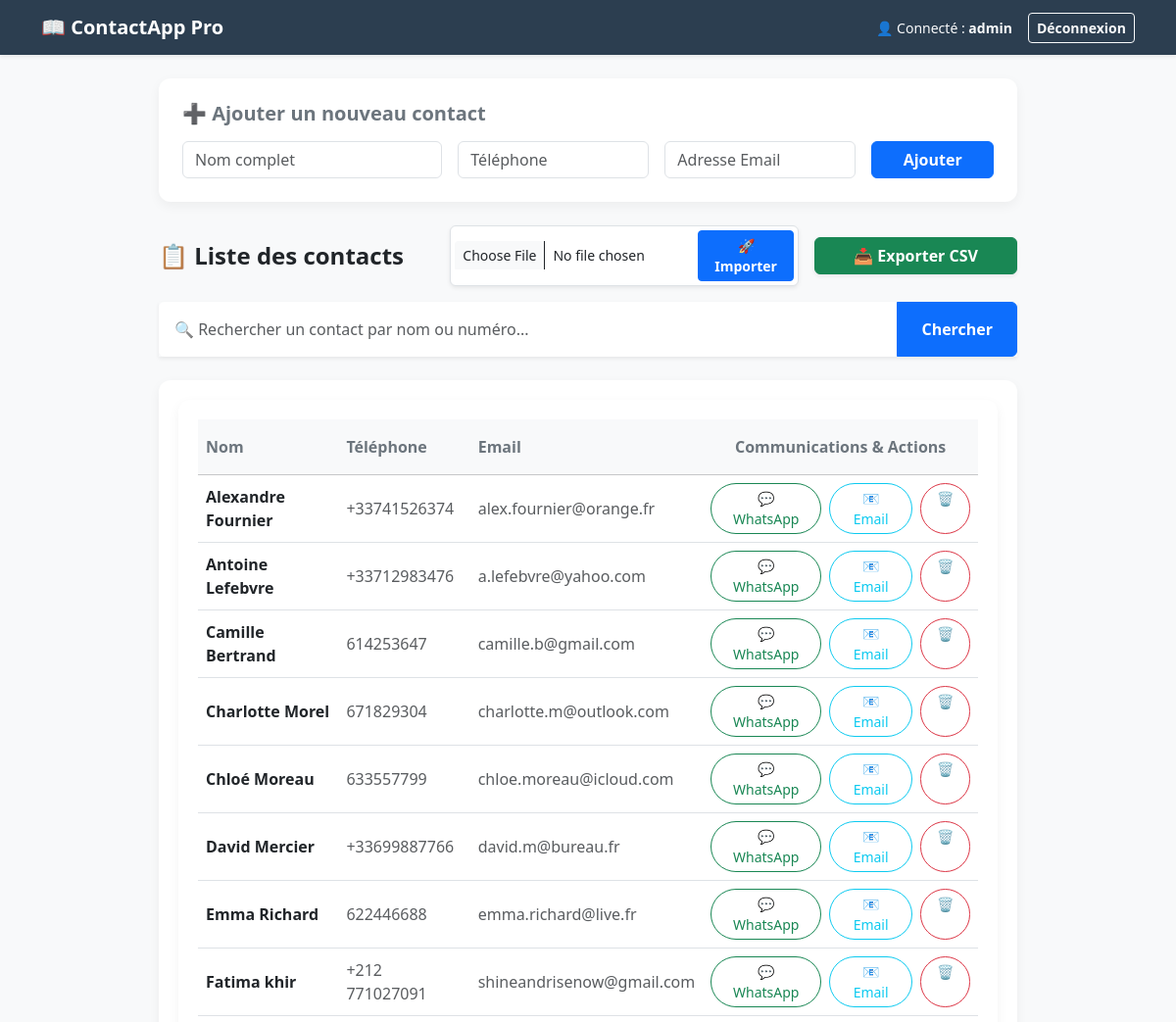
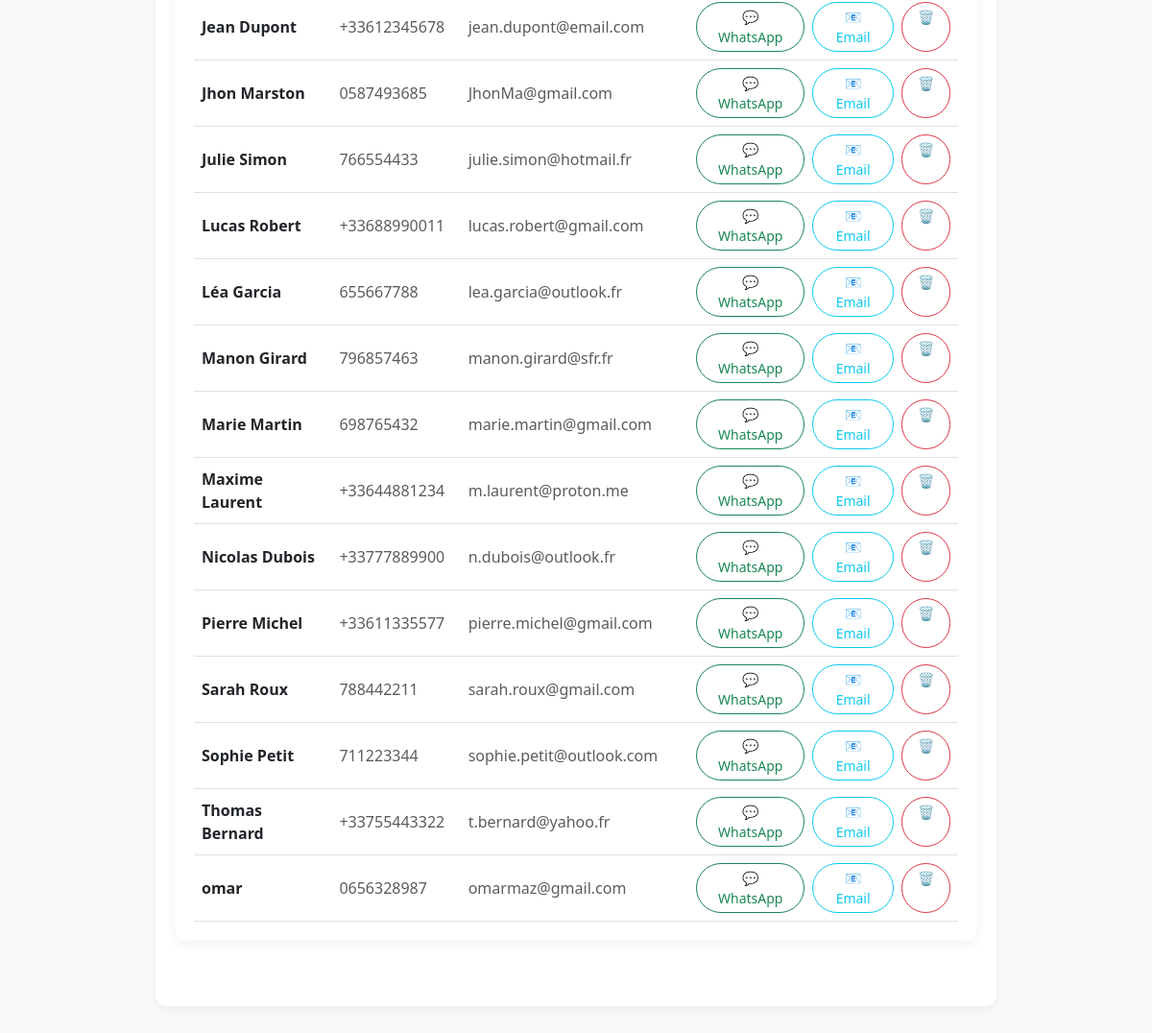
Page /index (signed in) on the earlier database version (2 pictures, top to bottom).
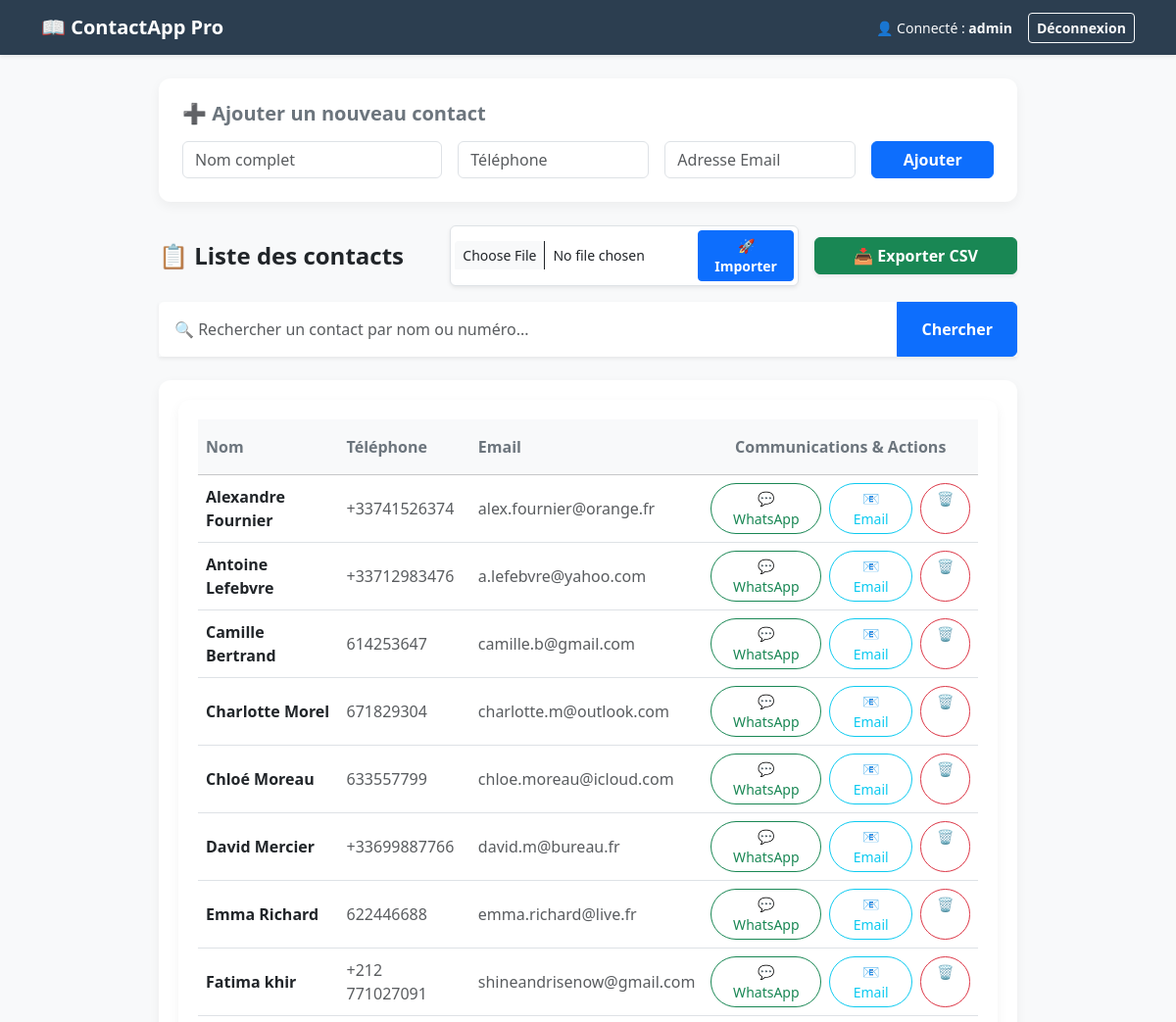
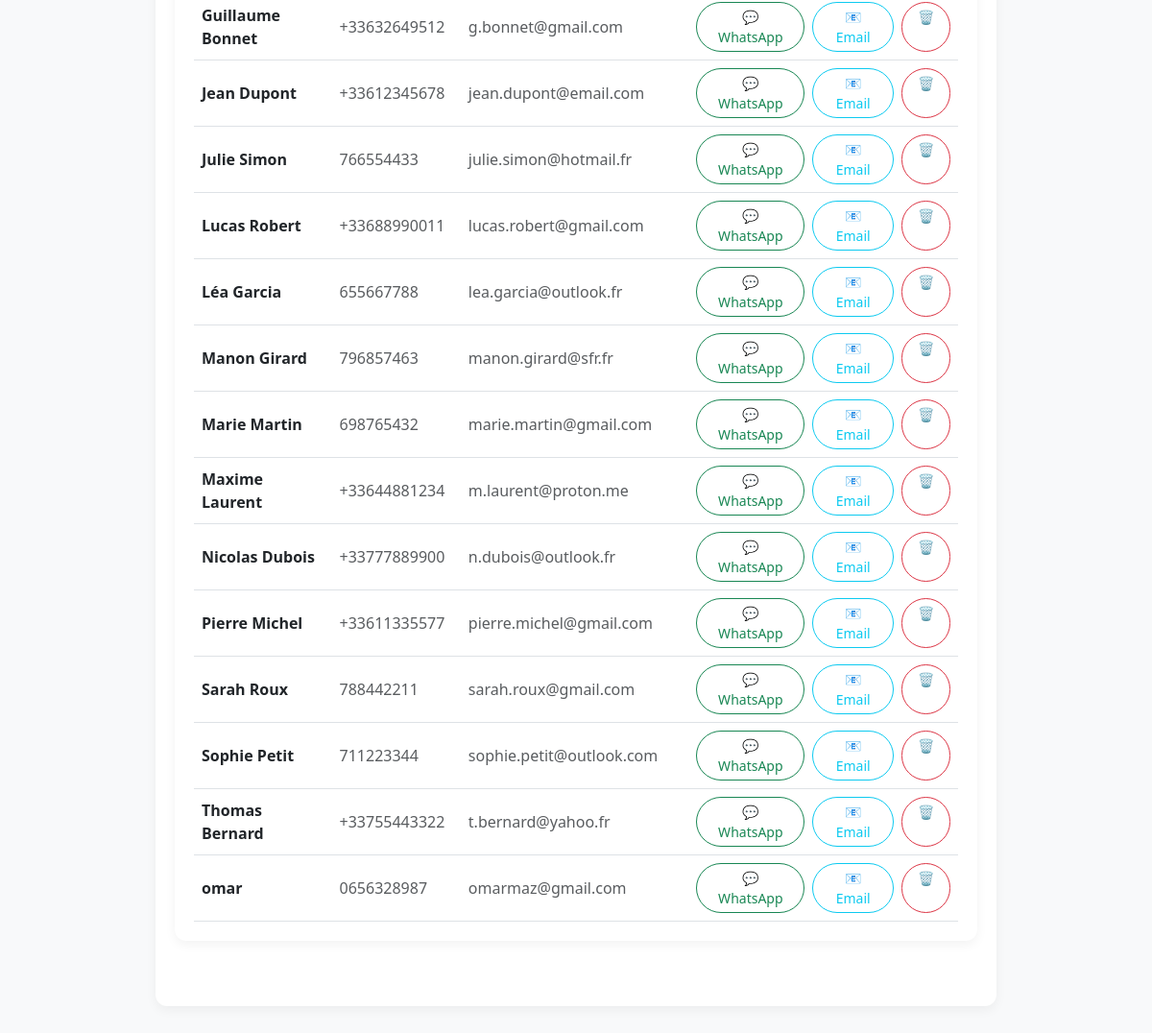
Same page on the later database version (2 pictures, top to bottom).
### tables this page shows
CREATE TABLE contacts (
            id INTEGER PRIMARY KEY AUTOINCREMENT,
            nom TEXT UNIQUE,
            tel TEXT,
            email TEXT
        );

### app.py (the view)
@app.route('/index', methods=['GET'])
def index():
    if 'user' not in session:
        return redirect(url_for('login'))
    conn = get_db_connection()
    terme_recherche = request.args.get('q', '').strip()
    if terme_recherche:
        contacts = conn.execute(
            'SELECT * FROM contacts WHERE nom LIKE ? OR tel LIKE ? ORDER BY nom ASC',
            (f'%{terme_recherche}%', f'%{terme_recherche}%')
        ).fetchall()
    else:
        contacts = conn.execute('SELECT * FROM contacts ORDER BY nom ASC').fetchall()
    conn.close()
    return render_template('index.html', contacts=contacts, session=session, recherche=terme_recherche)

### app.py (called while the page is built)
def get_db_connection():
    conn = sqlite3.connect('contacts.db')
    conn.row_factory = sqlite3.Row
    return conn

### templates/index.html (shortened to what this page needs)
<!DOCTYPE html>
<html lang="fr">
<head>
    <link href="https://cdn.jsdelivr.net/npm/bootstrap@5.3.2/dist/css/bootstrap.min.css" rel="stylesheet">
</head>
<body>
    <nav class="navbar navbar-custom navbar-dark shadow-sm mb-4">
        <div class="container">
            <a class="navbar-brand fw-bold" href="#">📖 ContactApp Pro</a>
            <div class="d-flex align-items-center">
                <span class="text-light me-3 small">
                    👤 Connecté : <strong>{{ session.user }}</strong>
                </span>
                <a href="/logout" class="btn btn-sm btn-outline-light fw-semibold">Déconnexion</a>
            </div>
        </div>
    </nav>
    <div class="container" style="max-width: 900px;">
        {% if session.role == 'admin' %}
            <div class="card card-custom p-4 mb-4 bg-white">
                <h5 class="fw-bold mb-3 text-secondary">➕ Ajouter un nouveau contact</h5>
                <form method="POST" action="/ajouter" class="row g-3">
                    <div class="col-md-4">
                        <input type="text" name="nom" class="form-control" placeholder="Nom complet" required>
                    </div>
                    <div class="col-md-3">
                        <input type="text" name="tel" class="form-control" placeholder="Téléphone" required>
                    </div>
                    <div class="col-md-3">
                        <input type="email" name="email" class="form-control" placeholder="Adresse Email" required>
                    </div>
                    <div class="col-md-2">
                        <button type="submit" class="btn btn-primary w-100 fw-bold">Ajouter</button>
                    </div>
                </form>
            </div>
            <div class="row align-items-center mb-3 g-3">
                <div class="col-md-4 col-12">
                    <h4 class="fw-bold text-dark mb-0">📋 Liste des contacts</h4>
                </div>
                <div class="col-md-5 col-12">
                    <form method="POST" action="/importer" enctype="multipart/form-data" class="d-flex align-items-center bg-white p-1 rounded border shadow-sm">
                        <input type="file" name="file" accept=".csv" class="form-control form-control-sm me-2 border-0" required>
                        <button type="submit" class="btn btn-sm btn-primary fw-semibold px-3">🚀 Importer</button>
                    </form>
                </div>
                <div class="col-md-3 col-12 text-md-end">
                    <a href="/exporter" class="btn btn-success fw-semibold shadow-sm w-100">📥 Exporter CSV</a>
                </div>
            </div>
        {% else %}
            <div class="mb-3">
                <h4 class="fw-bold text-dark mb-0">📋 Liste des contacts (Lecture Seule)</h4>
            </div>
        {% endif %}
<div class="row mb-4 mt-3">
            <div class="col-12">
                <form method="GET" action="/index">
                    <div class="input-group shadow-sm">
                        <input type="text" name="q" class="form-control border-0 p-3"
                               placeholder="🔍 Rechercher un contact par nom ou numéro..."
                               value="{{ recherche }}">
                        <button class="btn btn-primary px-4 fw-bold" type="submit">Chercher</button>
                    </div>
                </form>
            </div>
        </div>
        <div class="table-container mb-5">
            <div class="table-container mb-5">
            <div class="table-responsive">
                <table class="table table-hover align-middle mb-0">
                    <thead class="table-light">
                        <tr>
                            <th scope="col" class="text-secondary py-3">Nom</th>
                            <th scope="col" class="text-secondary py-3">Téléphone</th>
                            <th scope="col" class="text-secondary py-3">Email</th>
                            {% if session.role == 'admin' %}
                                <th scope="col" class="text-secondary py-3 text-center">Communications & Actions</th>
                            {% endif %}
                        </tr>
                    </thead>
                    <tbody>
                        {% for contact in contacts %}
                        <tr>
                            <td class="fw-bold text-dark">{{ contact.nom }}</td>
                            <td class="text-muted">{{ contact.tel }}</td>
                            <td class="text-muted">{{ contact.email }}</td>
                            {% if session.role == 'admin' %}
                            <td class="text-center">
                                <div class="d-flex justify-content-center gap-2">
                                    <a href="https://wa.me/{{ contact.tel | replace(' ', '') | replace('+', '') }}?text=Bonjour%20{{ contact.nom | urlencode }},%20nous%20vous%20contactons%20pour%20confirmer%20votre%20rendez-vous%20médical."
                                       target="_blank"
                                       class="btn btn-sm btn-outline-success rounded-pill px-3"
                                       title="Envoyer un WhatsApp">
                                        💬 WhatsApp
                                    </a>
                                    <a href="/envoyer_email/{{ contact.nom }}/{{ contact.email }}"
                                       class="btn btn-sm btn-outline-info rounded-pill px-3"
                                       title="Envoyer un Email de confirmation"
                                       onclick="return confirm('Envoyer un email de confirmation de RDV à {{ contact.nom }} ?')">
                                        📧 Email
                                    </a>
                                    <a href="/supprimer/{{ contact.nom }}"
                                       class="btn btn-sm btn-outline-danger rounded-pill px-3"
                                       onclick="return confirm('Supprimer {{ contact.nom }} ?')">
                                        🗑️
                                    </a>
                                </div>
                            </td>
                            {% endif %}
                        </tr>
                        {% else %}
                        <tr>
                            <td colspan="4" class="text-center text-muted py-4"> Aucun contact trouvé.</td>
                        </tr>
                        {% endfor %}
                    </tbody>
                </table>
            </div>
        </div>
        </div>
    </div>
</body>
</html>

### templates/index.html (style rules this page uses)
body { background-color: #f8f9fa; }
.navbar-custom { background-color: #2c3e50; }
.card-custom { border: none; border-radius: 12px; box-shadow: 0 4px 12px rgba(0,0,0,0.05); }
.table-container { background: white; border-radius: 12px; padding: 20px; box-shadow: 0 4px 12px rgba(0,0,0,0.05); }

Differences in the rows shown:
removed contacts: nom "Jhon Marston", tel "0587493685", email "JhonMa@gmail.com"
added contacts: nom "Guillaume Bonnet", tel "+33632649512", email "g.bonnet@gmail.com"
